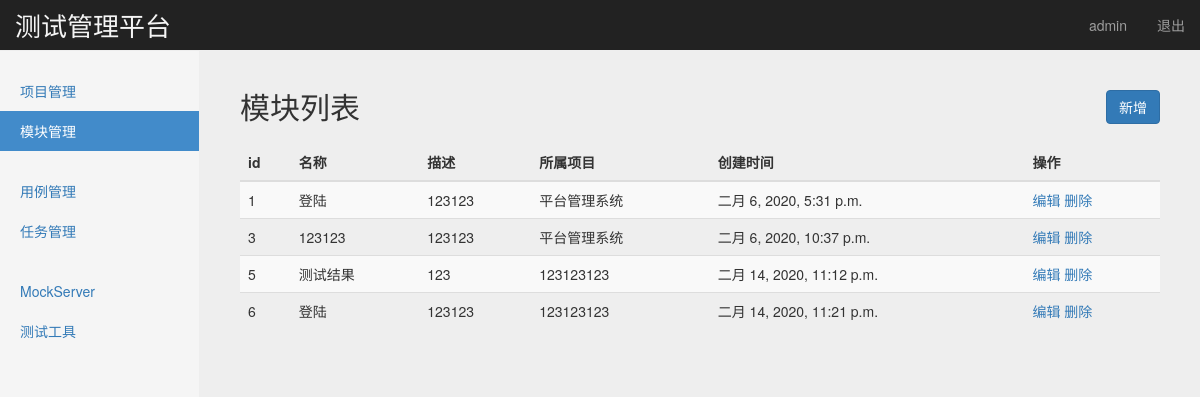
The app's page /manage/module_manage/ (signed in), older data.
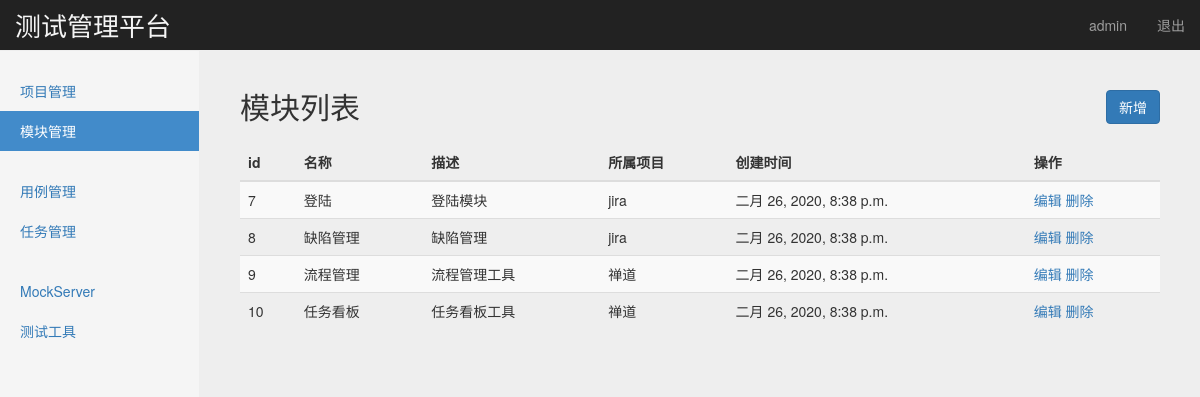
The same page, newer data.
### project_app/models.py (models this page shows, shortened)
class Module(models.Model):
    project = models.ForeignKey(Project,related_query_name="项目",on_delete=models.CASCADE) #on_delete=models.CASCADE外健联级删除
    name = models.CharField("名称",max_length=100,blank=False,default='')
    describe = models.TextField("描述",default='')
    create_time = models.DateTimeField('创建时间',auto_now=True)

class Project(models.Model):
    name = models.CharField('名称',max_length=100,blank=False,default='',unique=True)
    describe = models.TextField('描述',default='')
    status = models.BooleanField('状态',default=True)
    create_time = models.DateTimeField('创建时间',auto_now=True)
    def __str__(self):
        return self.name

### project_app/views/module_views.py (the view)
# urls.py: path('module_manage/', module_views.module_manage),
@login_required  #判断用户是否登陆
def module_manage(request):
    username = request.session.get('user','') #读取浏览器session
    modules = Module.objects.all()
    return render(request,'module_manage.html',{
        'user':username,'modules':modules,'type':'list'})

### templates/module_manage.html (shortened to what this page needs)
{% extends "base.html" %}
{% block content %}
    <nav class="navbar navbar-inverse navbar-fixed-top">
      <div class="container-fluid">
        <div class="navbar-header">
          <a class="navbar-brand" style=" color:#f5f5f5; font-size:26px;" href="#">测试管理平台</a>
        </div>
        <div id="navbar" class="navbar-collapse collapse">
          <ul class="nav navbar-nav navbar-right">
            <li><a href="#">{{ user }}</a></li>
            <li><a href="/logout/">退出</a></li>
          </ul>
        </div>
      </div>
    </nav>
    <div class="container-fluid">
      <div class="row">
        <div class="col-sm-3 col-md-2 sidebar">
          <ul class="nav nav-sidebar">
            <li><a href="/manage/project_manage/">项目管理</a></li>
            <li class="active"><a href="/manage/module_manage/">模块管理</a></li>
          </ul>
          <ul class="nav nav-sidebar">
            <li><a href="/interface/case_manage/">用例管理</a></li>
            <li><a href="/interface/task_manage/">任务管理</a></li>
          </ul>
          <ul class="nav nav-sidebar">
            <li><a href="">MockServer</a></li>
            <li><a href="">测试工具</a></li>
          </ul>
        </div>
        {% if type == 'list' %}
        <div class="col-sm-9 col-sm-offset-3 col-md-10 col-md-offset-2 main">
          <h2 class="sub-header">模块列表
            <button type="button" class="btn btn-primary" style="float: right"
            onclick="window.location.href='/manage/add_module/'">新增</button>
          </h2>
          <div class="table-responsive">
            <table class="table table-striped">
              <thead>
                <tr>
                  <th>id</th>
                  <th>名称</th>
                  <th>描述</th>
                  <th>所属项目</th>
                  <th>创建时间</th>
                  <th>操作</th>
                </tr>
              </thead>
              <tbody>
                {% for module in modules %}
                <tr>
                  <td>{{ module.id }}</td>
                  <td>{{ module.name }}</td>
                  <td>{{ module.describe }}</td>
                  <td>{{ module.project }}</td>
                  <td>{{ module.create_time}}</td>
                  <td>
                    <a href="/manage/edit_module/{{ module.id }}">编辑</a>
                    <a href="/manage/delete_module/{{ module.id }}">删除</a>
                  </td>
                </tr>
                {% endfor %}
              </tbody>
            </table>
          </div>
        </div>
        {% endif %}
      </div>
    </div>
{% endblock %}

### templates/base.html (shortened to what this page needs)
<!DOCTYPE html>
<html lang="zh-CN">
  <head>
    {% load static %}
    <link rel="stylesheet" type="text/css" href='{% static "css/bootstrap.min.css" %}' >
    <link rel="stylesheet" type="text/css" href='{% static "css/signin.css" %}' >
    <link rel="stylesheet" type="text/css" href='{% static "css/dashboard.css" %}' >
  </head>
  <body>
  {% block content %}
  {% endblock %}
  </body>
</html>

### static/css/signin.css (style rules this page uses)
body { padding-top: 40px; padding-bottom: 40px; background-color: #eee; }

### static/css/dashboard.css (style rules this page uses)
body { padding-top: 50px; }
.sub-header { padding-bottom: 10px; border-bottom: 1px solid #eee; }
.navbar-fixed-top { border: 0; }
.sidebar { display: none; }
@media (min-width: 768px) { .sidebar { position: fixed; top: 51px; bottom: 0; left: 0; z-index: 1000; display: block; padding: 20px; overflow-x: hidden; overflow-y: auto; background-color: #f5f5f5; border-right: 1px solid #eee; } }
.nav-sidebar { margin-right: -21px; margin-bottom: 20px; margin-left: -20px; }
.nav-sidebar > li > a { padding-right: 20px; padding-left: 20px; }
.nav-sidebar > .active > a, .nav-sidebar > .active > a:hover, .nav-sidebar > .active > a:focus { color: #fff; background-color: #428bca; }
.main { padding: 20px; }
@media (min-width: 768px) { .main { padding-right: 40px; padding-left: 40px; } }

Row changes from the older to the newer data that the page shows:
removed Module: id "1", name "登陆", describe "123123", project "平台管理系统", create_time "二月 6, 2020, 5:31 p.m."
removed Module: id "3", name "123123", describe "123123", project "平台管理系统", create_time "二月 6, 2020, 10:37 p.m."
removed Module: id "5", name "测试结果", describe "123", project "123123123", create_time "二月 14, 2020, 11:12 p.m."
removed Module: id "6", name "登陆", describe "123123", project "123123123", create_time "二月 14, 2020, 11:21 p.m."
added Module: id "7", name "登陆", describe "登陆模块", project "jira", create_time "二月 26, 2020, 8:38 p.m."
added Module: id "8", name "缺陷管理", describe "缺陷管理", project "jira", create_time "二月 26, 2020, 8:38 p.m."
added Module: id "9", name "流程管理", describe "流程管理工具", project "禅道", create_time "二月 26, 2020, 8:38 p.m."
added Module: id "10", name "任务看板", describe "任务看板工具", project "禅道", create_time "二月 26, 2020, 8:38 p.m."
